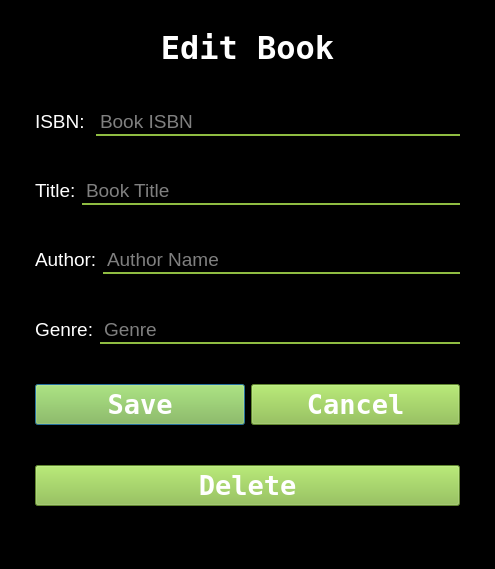
<?xml version="1.0" encoding="UTF-8"?>
<ui version="4.0">
 <class>Dialog</class>
 <widget class="QDialog" name="Dialog">
  <property name="geometry">
   <rect>
    <x>0</x>
    <y>0</y>
    <width>495</width>
    <height>569</height>
   </rect>
  </property>
  <property name="windowTitle">
   <string>Dialog</string>
  </property>
  <property name="styleSheet">
   <string notr="true">background-color: rgb(0, 0, 0);</string>
  </property>
  <layout class="QVBoxLayout" name="verticalLayout">
   <item>
    <widget class="QWidget" name="widget" native="true">
     <layout class="QHBoxLayout" name="horizontalLayout">
      <item>
       <widget class="QWidget" name="widget_4" native="true"/>
      </item>
      <item>
       <widget class="QWidget" name="mainWidget" native="true">
        <property name="styleSheet">
         <string notr="true">background-color: rgba(255, 255, 255, 0);</string>
        </property>
        <layout class="QVBoxLayout" name="verticalLayout_2">
         <item>
          <widget class="QLabel" name="label">
           <property name="font">
            <font>
             <family>NSimSun</family>
             <pointsize>24</pointsize>
             <weight>75</weight>
             <bold>true</bold>
            </font>
           </property>
           <property name="styleSheet">
            <string notr="true">color: rgb(255, 255, 255);</string>
           </property>
           <property name="text">
            <string>Edit Book</string>
           </property>
           <property name="alignment">
            <set>Qt::AlignCenter</set>
           </property>
          </widget>
         </item>
         <item>
          <spacer name="verticalSpacer_3">
           <property name="orientation">
            <enum>Qt::Vertical</enum>
           </property>
           <property name="sizeHint" stdset="0">
            <size>
             <width>20</width>
             <height>40</height>
            </size>
           </property>
          </spacer>
         </item>
         <item>
          <layout class="QHBoxLayout" name="horizontalLayout_5">
           <item>
            <widget class="QLabel" name="label_4">
             <property name="font">
              <font>
               <pointsize>14</pointsize>
              </font>
             </property>
             <property name="styleSheet">
              <string notr="true">color: rgb(255, 255, 255);</string>
             </property>
             <property name="text">
              <string>ISBN: </string>
             </property>
            </widget>
           </item>
           <item>
            <widget class="QLineEdit" name="isbnTxt">
             <property name="font">
              <font>
               <pointsize>14</pointsize>
              </font>
             </property>
             <property name="styleSheet">
              <string notr="true">color: rgb(255, 255, 255);
border: 2px solid rgba(0,0,0,0);
border-bottom-color: rgb(143, 188, 66);
background-color: rgba(255, 255, 255,0.0);
</string>
             </property>
             <property name="placeholderText">
              <string>Book ISBN</string>
             </property>
            </widget>
           </item>
          </layout>
         </item>
         <item>
          <spacer name="verticalSpacer_7">
           <property name="orientation">
            <enum>Qt::Vertical</enum>
           </property>
           <property name="sizeHint" stdset="0">
            <size>
             <width>20</width>
             <height>40</height>
            </size>
           </property>
          </spacer>
         </item>
         <item>
          <layout class="QHBoxLayout" name="horizontalLayout_3">
           <item>
            <widget class="QLabel" name="label_2">
             <property name="font">
              <font>
               <pointsize>14</pointsize>
              </font>
             </property>
             <property name="styleSheet">
              <string notr="true">color: rgb(255, 255, 255);</string>
             </property>
             <property name="text">
              <string>Title:</string>
             </property>
            </widget>
           </item>
           <item>
            <widget class="QLineEdit" name="titleTxt">
             <property name="font">
              <font>
               <pointsize>14</pointsize>
              </font>
             </property>
             <property name="styleSheet">
              <string notr="true">color: rgb(255, 255, 255);
border: 2px solid rgba(0,0,0,0);
border-bottom-color: rgb(143, 188, 66);
background-color: rgba(255, 255, 255,0.0);
</string>
             </property>
             <property name="placeholderText">
              <string>Book Title</string>
             </property>
            </widget>
           </item>
          </layout>
         </item>
         <item>
          <spacer name="verticalSpacer">
           <property name="orientation">
            <enum>Qt::Vertical</enum>
           </property>
           <property name="sizeHint" stdset="0">
            <size>
             <width>20</width>
             <height>40</height>
            </size>
           </property>
          </spacer>
         </item>
         <item>
          <layout class="QHBoxLayout" name="horizontalLayout_4">
           <item>
            <widget class="QLabel" name="label_3">
             <property name="font">
              <font>
               <pointsize>14</pointsize>
              </font>
             </property>
             <property name="styleSheet">
              <string notr="true">color: rgb(255, 255, 255);</string>
             </property>
             <property name="text">
              <string>Author:</string>
             </property>
            </widget>
           </item>
           <item>
            <widget class="QLineEdit" name="authorTxt">
             <property name="font">
              <font>
               <pointsize>14</pointsize>
              </font>
             </property>
             <property name="styleSheet">
              <string notr="true">color: rgb(255, 255, 255);
border: 2px solid rgba(0,0,0,0);
border-bottom-color: rgb(143, 188, 66);
background-color: rgba(255, 255, 255,0);
</string>
             </property>
             <property name="placeholderText">
              <string>Author Name</string>
             </property>
            </widget>
           </item>
          </layout>
         </item>
         <item>
          <spacer name="verticalSpacer_2">
           <property name="orientation">
            <enum>Qt::Vertical</enum>
           </property>
           <property name="sizeHint" stdset="0">
            <size>
             <width>20</width>
             <height>40</height>
            </size>
           </property>
          </spacer>
         </item>
         <item>
          <layout class="QHBoxLayout" name="horizontalLayout_6">
           <item>
            <widget class="QLabel" name="label_5">
             <property name="font">
              <font>
               <pointsize>14</pointsize>
              </font>
             </property>
             <property name="styleSheet">
              <string notr="true">color: rgb(255, 255, 255);</string>
             </property>
             <property name="text">
              <string>Genre:</string>
             </property>
            </widget>
           </item>
           <item>
            <widget class="QLineEdit" name="genreTxt">
             <property name="font">
              <font>
               <pointsize>14</pointsize>
              </font>
             </property>
             <property name="styleSheet">
              <string notr="true">color: rgb(255, 255, 255);
border: 2px solid rgba(0,0,0,0);
border-bottom-color: rgb(143, 188, 66);
background-color: rgba(255, 255, 255,0);
</string>
             </property>
             <property name="placeholderText">
              <string>Genre</string>
             </property>
            </widget>
           </item>
          </layout>
         </item>
         <item>
          <spacer name="verticalSpacer_5">
           <property name="orientation">
            <enum>Qt::Vertical</enum>
           </property>
           <property name="sizeHint" stdset="0">
            <size>
             <width>20</width>
             <height>40</height>
            </size>
           </property>
          </spacer>
         </item>
         <item>
          <layout class="QHBoxLayout" name="horizontalLayout_2">
           <item>
            <widget class="QPushButton" name="saveBtn">
             <property name="font">
              <font>
               <family>NSimSun</family>
               <pointsize>20</pointsize>
               <weight>75</weight>
               <bold>true</bold>
              </font>
             </property>
             <property name="styleSheet">
              <string notr="true">
QPushButton:hover{
background-color:rgb(119, 156, 55);
color: rgb(255,255,255);
}

QPushButton{
background-color:rgb(134,188,66);
color:rgb(255,255,255);

}</string>
             </property>
             <property name="text">
              <string>Save</string>
             </property>
            </widget>
           </item>
           <item>
            <widget class="QPushButton" name="manageUserBtn_4">
             <property name="font">
              <font>
               <family>NSimSun</family>
               <pointsize>20</pointsize>
               <weight>75</weight>
               <bold>true</bold>
              </font>
             </property>
             <property name="styleSheet">
              <string notr="true">
QPushButton:hover{
background-color:rgb(119, 156, 55);
color: rgb(255,255,255);
}

QPushButton{
background-color:rgb(134,188,66);
color:rgb(255,255,255);

}</string>
             </property>
             <property name="text">
              <string>Cancel</string>
             </property>
            </widget>
           </item>
          </layout>
         </item>
         <item>
          <spacer name="verticalSpacer_13">
           <property name="orientation">
            <enum>Qt::Vertical</enum>
           </property>
           <property name="sizeHint" stdset="0">
            <size>
             <width>20</width>
             <height>40</height>
            </size>
           </property>
          </spacer>
         </item>
         <item>
          <widget class="QPushButton" name="deleteBtn">
           <property name="font">
            <font>
             <family>NSimSun</family>
             <pointsize>20</pointsize>
             <weight>75</weight>
             <bold>true</bold>
            </font>
           </property>
           <property name="styleSheet">
            <string notr="true">
QPushButton:hover{
background-color:rgb(119, 156, 55);
color: rgb(255,255,255);
}

QPushButton{
background-color:rgb(134,188,66);
color:rgb(255,255,255);

}</string>
           </property>
           <property name="text">
            <string>Delete</string>
           </property>
          </widget>
         </item>
         <item>
          <spacer name="verticalSpacer_9">
           <property name="orientation">
            <enum>Qt::Vertical</enum>
           </property>
           <property name="sizeHint" stdset="0">
            <size>
             <width>20</width>
             <height>40</height>
            </size>
           </property>
          </spacer>
         </item>
        </layout>
       </widget>
      </item>
      <item>
       <widget class="QWidget" name="widget_5" native="true"/>
      </item>
     </layout>
    </widget>
   </item>
  </layout>
 </widget>
 <resources/>
 <connections>
  <connection>
   <sender>manageUserBtn_4</sender>
   <signal>clicked(bool)</signal>
   <receiver>Dialog</receiver>
   <slot>close()</slot>
   <hints>
    <hint type="sourcelabel">
     <x>397</x>
     <y>405</y>
    </hint>
    <hint type="destinationlabel">
     <x>496</x>
     <y>408</y>
    </hint>
   </hints>
  </connection>
 </connections>
</ui>
